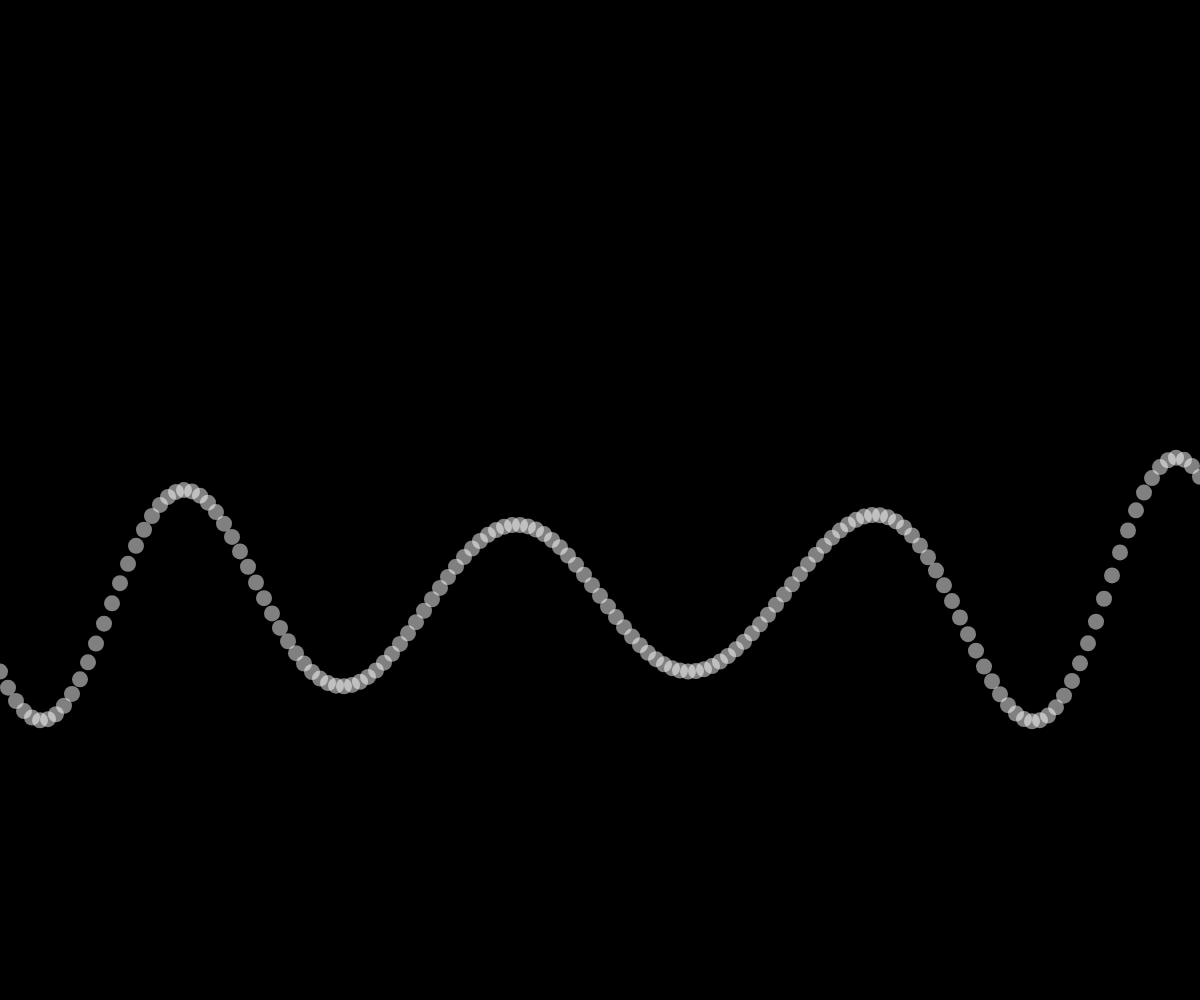
Frame 1 (no input)
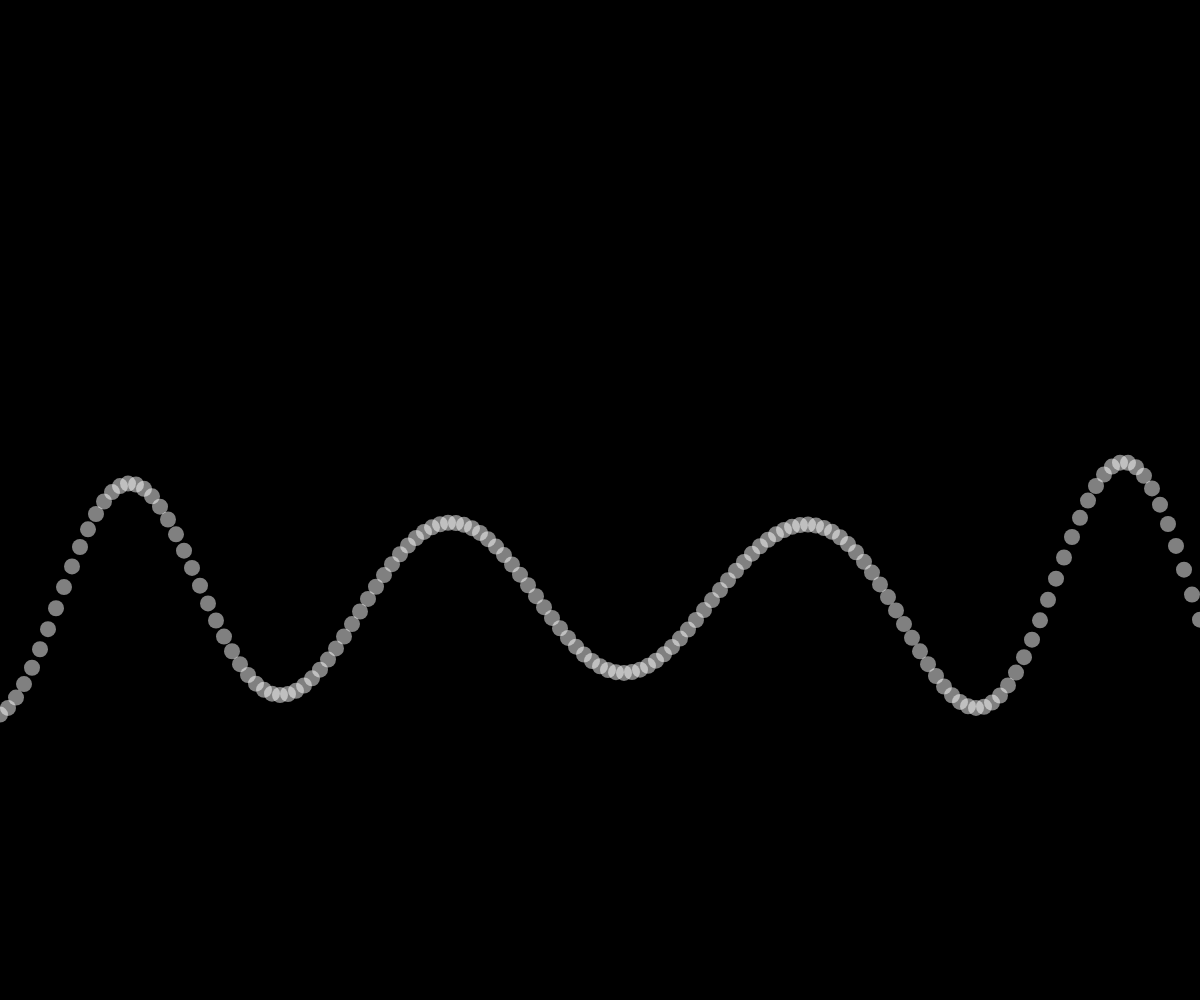
Frame 60 (no input)
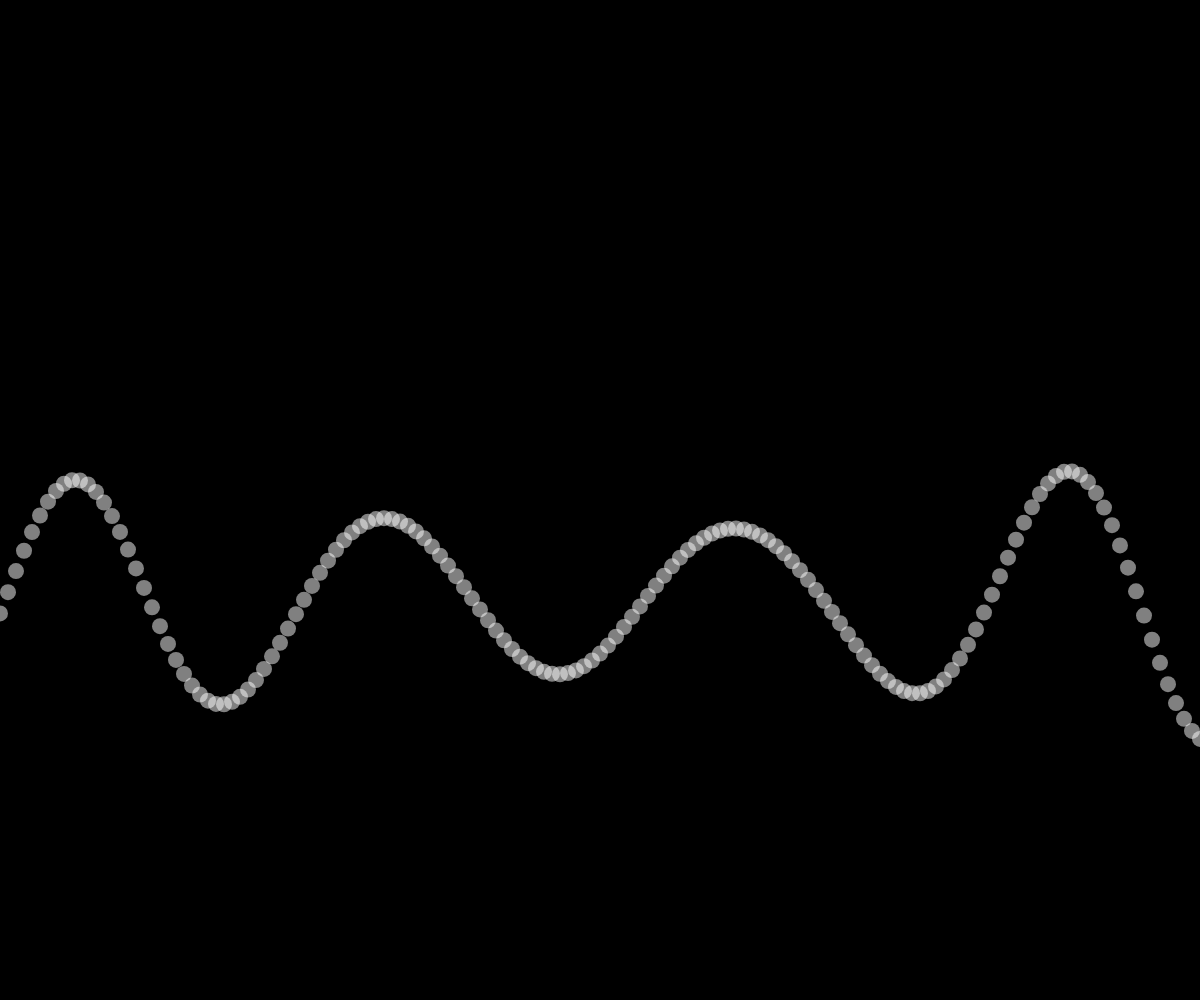
Frame 120 (the mouse pressed at the canvas centre since frame 60)

The p5.js sketch that drew these frames (run headless with seeded random() and noise() and a simulated clock; from frame 60 on, the mouse is pressed at the canvas centre):

// p5.js sketch
// ── sketch.js
//Joel McKay

function setup() {}
function windowResized() {
  resizeCanvas(windowWidth, windowHeight);
}

var xspacing = 8; // Distance between each horizontal location
var w; // Width of entire wave
var maxwaves = 4; // total # of waves to add together

var theta = 0.0;
var amplitude = new Array(maxwaves); // Height of wave
// Value for incrementing X, to be calculated
// as a function of period and xspacing
var dx = new Array(maxwaves);
// Using an array to store height values
// for the wave (not entirely necessary)
var yvalues;

function setup() {
  var canvas = createCanvas(windowWidth, windowHeight);
  canvas.style("display", "block");
  canvas.position(0, 0);
  canvas.style("z-index", "-1");
  frameRate(60);
  colorMode(RGB, 255, 255, 255, 100);
  w = width + 16;

  for (var i = 0; i < maxwaves; i++) {
    amplitude[i] = random(10, 60);
    var period = random(100, 800); // Num pixels before wave repeats
    dx[i] = (TWO_PI / period) * xspacing;
  }

  yvalues = new Array(floor(w / xspacing));
}

function draw() {
  background(0);
  calcWave();
  renderWave();
}

function calcWave() {
  // Increment theta (try different values
  // for 'angular velocity' here
  theta += 0.02;

  // Set all height values to zero
  for (var i = 0; i < yvalues.length; i++) {
    yvalues[i] = 0;
  }

  // Accumulate wave height values
  for (var j = 0; j < maxwaves; j++) {
    var x = theta;
    for (var i = 0; i < yvalues.length; i++) {
      // Every other wave is cosine instead of sine
      if (j % 2 == 0) yvalues[i] += sin(x) * amplitude[j];
      else yvalues[i] += cos(x) * amplitude[j];
      x += dx[j];
    }
  }
}

function renderWave() {
  // A simple way to draw the wave with an ellipse at each location
  noStroke();
  fill(255, 50);
  ellipseMode(CENTER);
  for (var x = 0; x < yvalues.length; x++) {
    ellipse(x * xspacing, width / 2 + yvalues[x], 16, 16);
  }
}
